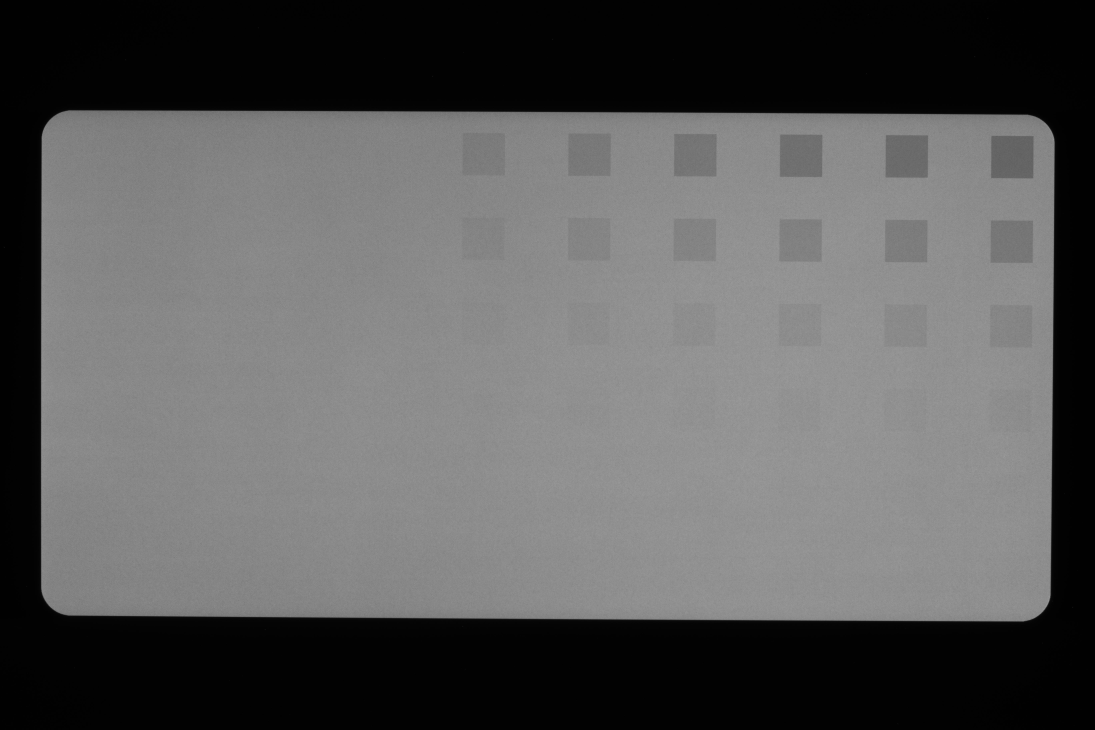
#> input picture Dataset/Pixel2_No4_64_uncomp_1.jpeg, 5472 x 3648 px (shown at 1/5 size)
$ python data_preprocessor.py
#> lines starting #> are read from the running program, lines starting #| are printed output that depends on the picture
from os import listdir

from PIL import Image
from numpy import asarray, ma, meshgrid
import pandas as pd
import numpy as np
import cv2
from math import sqrt,exp
import matplotlib.pyplot as plt

image_file_name = './Dataset/Pixel2_No4_64_uncomp_1.jpeg'

# Split image into R,G,B three color files
# [15 lines left out: function split_image_full_colors_to_sgl_color, not called in this run]


# Trim the image
def trim_image(file_name):
    image = Image.open(file_name)
    # convert image to numpy array
    data_array = asarray(image)
    print(type(data_array))
    # summarize shape
    panel_mean_half = data_array.mean() / 2
    data_y = data_array.shape[0]
    data_x = data_array.shape[1]
    center_row= int(data_array.shape[0]/2)
    center_col = int(data_array.shape[1]/2)
    for x in range(0,data_x):
        if data_array[center_row, x] > panel_mean_half:
            col_start = x
            print('left = {0}'.format(col_start))
            break
    for x in range(center_col,data_x):
        if data_array[center_row, x] < panel_mean_half:
            col_end = x
            print('right = {0}'.format(col_end))
            break

    for y in range(0,data_y):
        if data_array[y , center_col] > int(panel_mean_half):
            row_start = y
            print('upper = {0}'.format(row_start))
            break

    row_end = data_y - 1
    for y in range(center_row,data_y):
        if data_array[y , center_col].mean() < int(panel_mean_half/2):
            row_end = y
            break
    print('bottom = {0}'.format(row_end))

    trimed_image = image.crop((col_start, row_start+10 ,col_end-1, row_end-10))
    trimed_image.save(file_name)

# Plotting Data histogram
# [10 lines left out: function plot_histogram, not called in this run]

def data_cleaner(data_array):
    # get Data array size
    clean_dataarray = data_array
    columns = data_array.shape[1]
    rows = data_array.shape[0]
    mean = data_array.mean()
    clean_dataarray[clean_dataarray < (mean/3)] = mean
    return data_array


def load_image_file_to_array(file_name):
    data_array = np.array(Image.open(file_name))
    return data_array


def preprocess_image_file(dataset_path , file_name):
    file_path = dataset_path+file_name
    img = cv2.imread(file_path, cv2.IMREAD_GRAYSCALE)
    fileStr = file_name.split('.')[0]
    output_file_path = 'processed_data/'+ fileStr + '_g.jpeg'
    cv2.imwrite(output_file_path,img)
    file_path = output_file_path
    trim_image(file_path)
    data_array = np.array(Image.open(file_path))
    clean_data = data_cleaner(data_array)
    i = Image.fromarray(clean_data)
    i.save(file_path)

def distance(point1,point2):
    return sqrt((point1[0]-point2[0])**2 + (point1[1]-point2[1])**2)

# [28 lines left out: functions gaussianLP, fft_Gaussian_LowPass_filer, not called in this run]

def resize_image(path, filename):
    img = cv2.imread(path+filename, cv2.IMREAD_GRAYSCALE)
    #res = cv2.resize(img, dsize=(110,140), interpolation=cv2.INTER_AREA)
    img = img.T
    file_path = path + 'r_' + filename
    cv2.imwrite(file_path, img)

# [10 lines left out: function csf_filter, not called in this run]
    # [22 lines of commented-out code are left out]


def main():
    dataset_path = './Dataset/'
    imageFileList = listdir(dataset_path)
    file_num = len(imageFileList)
    for i in range(file_num):
        fileNameStr = imageFileList[i]
        file_path = dataset_path+fileNameStr
        if fileNameStr == '.DS_Store':
            continue
        resize_image(dataset_path, fileNameStr)
#> in resize_image, img is the input picture: shape (3648, 5472); min 0, max 255, mean 89.6
#> in resize_image, `img = img.T`:
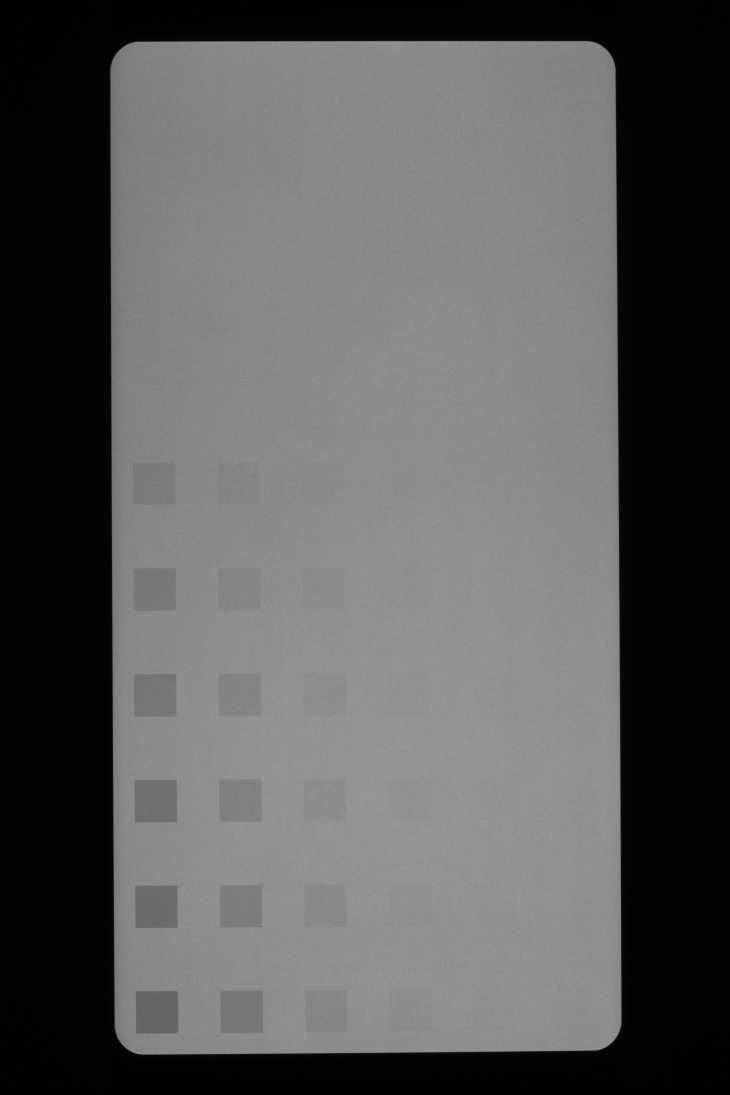
#> img: shape (5472, 3648) (shown at 1/5 size); min 0, max 255, mean 89.6
        preprocess_image_file(dataset_path, fileNameStr)
#| <class 'numpy.ndarray'>
#> in trim_image, `panel_mean_half = data_array.mean() / 2`: panel_mean_half = 44.79
#| bottom = 3098
#> in trim_image, `trimed_image = image.crop((col_start, row_start+10 ,col_end-1, row_end..`:
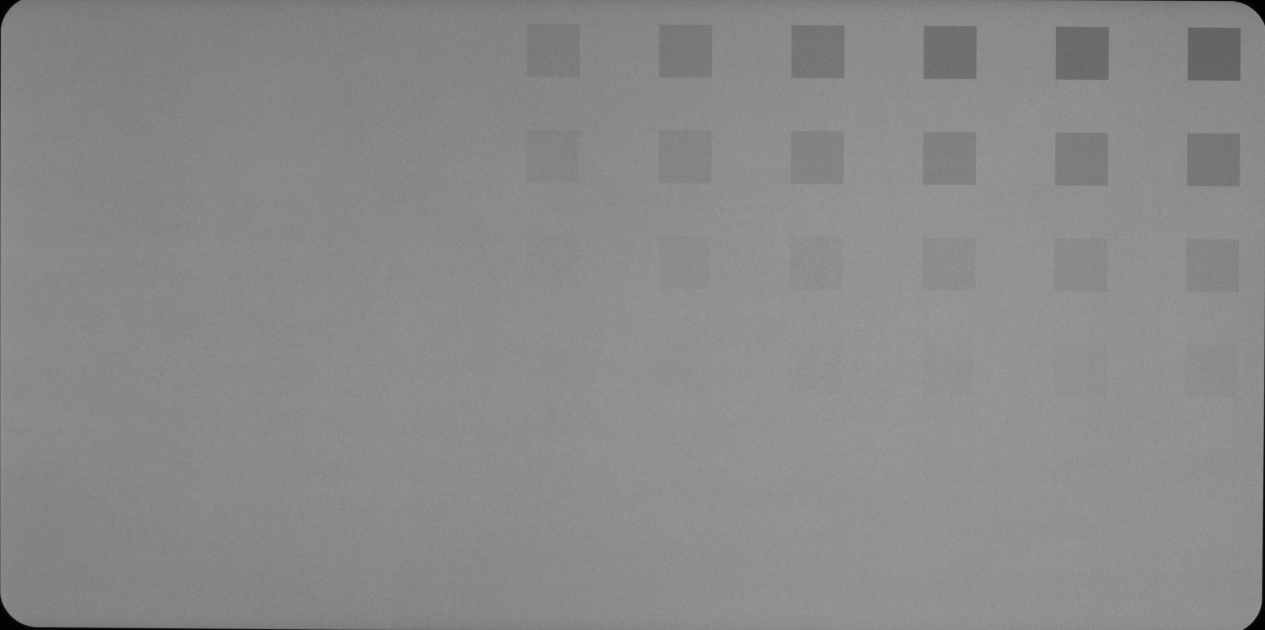
#> trimed_image: PIL image 5060x2519 L (shown at 1/4 size); min 0, max 255, mean 138.3
#> in data_cleaner, `mean = data_array.mean()`: mean = 138.3
        # [13 lines of commented-out code are left out]


if __name__ == '__main__':
    main()
